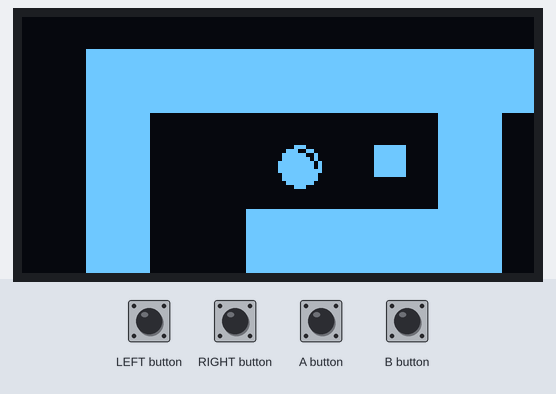
Recording of a sketch running on a simulated Arduboy, built with avr-gcc and run on an emulated ATmega32U4. Parts: 128×64 one-colour display. Wiring (inferred from the names in the program): MPU-6050 motion sensor at I2C address 0x68. Inputs (shaded band) come from the test bench.

Above: at 1.2 s.
1.3 s: LEFT button pressed for 0.15 s
At 1.37 s:
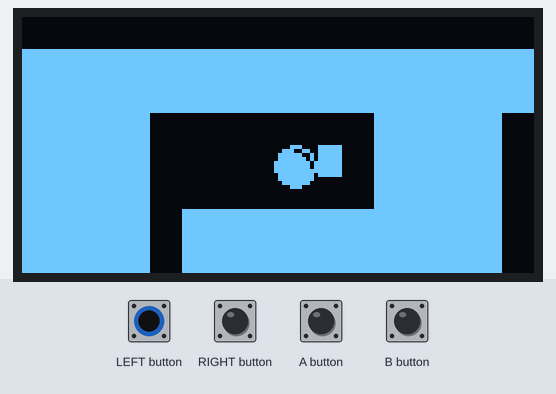
2.0 s: LEFT button pressed for 1 s
At 3.0 s:
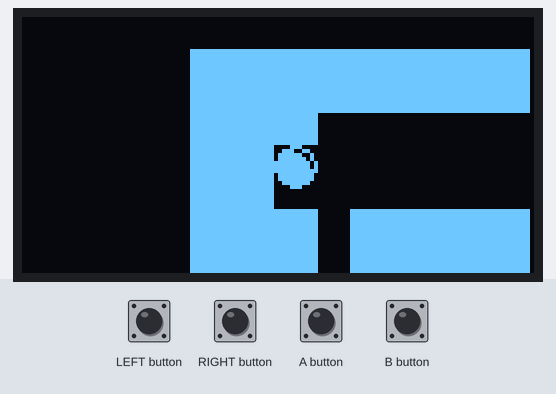
3.6 s: RIGHT button pressed for 0.15 s
At 3.73 s:
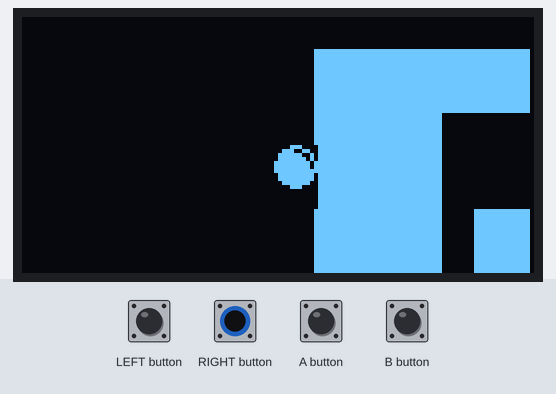
4.3 s: RIGHT button pressed for 1 s
At 5.28 s:
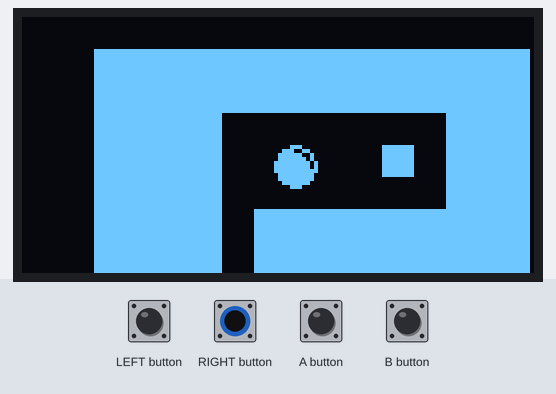

Measured:
- after the input at 1.3 s, the display: first changes at once (image 1 shows a later state)

The sketch:

maze_game_test.ino
```cpp
//#define GRAYSCALE
//#define USEMOTION

#ifdef GRAYSCALE
#define ABG_IMPLEMENTATION
#include "ArduboyG.h"
ArduboyG a;
#else
#include <Arduboy2.h>
Arduboy2 a;
#endif

#include <Wire.h>

#define TILTMAX 16
#define MAPWIDTH 32
#define MAPHEIGHT 19

const int MPU = 0x68; // MPU6050 I2C address
float x, y = 0;

float pitchOffset = 0;
float rollOffset = 0;

float ballX = 64;
float ballY = 32;
float velocityX = 0;
float velocityY = 0;

int frameNumber = 0;
const float dampingFactor = 0.95; // Damping factor to decay speed

int offsetX, offsetY = 0;
uint8_t tileSize = 8;
uint8_t tilesX, tilesY;

const uint8_t all_levels[] PROGMEM = {
0,0,0,0,0,0,0,0,0,0,0,0,0,0,0,0,0,0,0,0,0,0,0,0,0,0,0,0,0,0,0,0,
0,0,1,1,1,1,1,1,1,1,1,1,1,1,1,1,1,1,1,1,1,1,1,1,1,1,1,1,1,1,0,0,
0,0,1,1,1,1,1,1,1,1,1,1,1,1,1,1,1,1,1,1,1,1,1,1,1,1,1,1,1,1,0,0,
0,0,1,1,0,0,0,0,0,0,0,0,0,1,1,0,0,0,0,0,0,0,0,0,0,0,0,0,1,1,0,0,
0,0,1,1,0,0,0,0,0,0,0,3,0,1,1,0,0,0,0,0,0,0,0,0,0,0,0,0,1,1,0,0,
0,0,1,1,0,0,0,0,0,0,0,0,0,1,1,0,0,0,0,0,0,0,0,0,0,0,0,0,1,1,0,0,
0,0,1,1,0,0,0,1,1,1,1,1,1,1,1,0,0,0,1,1,1,1,1,1,1,0,0,0,1,1,0,0,
0,0,1,1,0,0,0,1,1,1,1,1,1,1,1,0,0,0,1,1,1,1,1,1,1,0,0,0,1,1,0,0,
0,0,1,1,0,0,0,1,1,1,1,1,1,1,1,0,0,0,1,1,1,1,1,1,1,0,0,0,1,1,0,0,
0,0,1,1,0,0,0,0,0,0,0,0,0,0,0,0,0,0,1,1,1,0,0,0,0,0,0,0,1,1,0,0,
0,0,1,1,0,0,0,0,0,0,0,0,0,0,0,0,0,0,1,1,1,0,0,0,0,0,0,0,1,1,0,0,
0,0,1,1,0,0,0,0,0,0,0,0,0,0,0,0,0,0,1,1,1,0,0,0,0,0,0,0,1,1,0,0,
0,0,1,1,1,1,1,1,1,1,1,1,1,1,1,1,1,1,1,1,1,0,0,0,1,1,1,1,1,1,0,0,
0,0,1,1,1,1,1,1,1,1,1,1,1,1,1,1,1,1,1,1,1,0,0,0,1,1,1,1,1,1,0,0,
0,0,1,1,0,0,0,0,0,0,0,0,0,0,0,0,0,0,0,0,0,0,0,0,1,0,0,0,1,1,0,0,
0,0,1,1,0,2,0,0,0,0,0,0,0,0,0,0,0,0,0,0,0,0,0,0,1,0,0,0,1,1,0,0,
0,0,1,1,0,0,0,0,0,0,0,0,0,0,0,0,0,0,0,0,0,0,0,0,1,0,0,0,1,1,0,0,
0,0,1,1,1,1,1,1,1,1,1,1,1,1,1,1,1,1,1,1,1,1,1,1,1,1,1,1,1,1,0,0,
0,0,1,1,1,1,1,1,1,1,1,1,1,1,1,1,1,1,1,1,1,1,1,1,1,1,1,1,1,1,0,0,
0,0,0,0,0,0,0,0,0,0,0,0,0,0,0,0,0,0,0,0,0,0,0,0,0,0,0,0,0,0,0,0,
};

const uint8_t ball[] PROGMEM = {
11, 11,
0x70, 0xfc, 0xfe, 0xfe, 0xff, 0xfd, 0xfd, 0xfa, 0xf2, 0xcc, 0x70,
0x00, 0x01, 0x03, 0x03, 0x07, 0x07, 0x07, 0x03, 0x03, 0x01, 0x00,
};


void setup() {

  a.begin();

#ifdef GRAYSCALE
  a.startGray();
#endif

  tilesX = a.width() / tileSize;
  tilesY = a.height() / tileSize;

  power_twi_enable(); // Enable TWI (I2C) power
  Wire.begin();
  Wire.setClock(400000);
  Wire.beginTransmission(MPU);
  Wire.write(0x6B); // PWR_MGMT_1 register
  Wire.write(0);    // set to zero (wakes up the MPU-6050)
  Wire.endTransmission(true);

  // Configure the gyroscope
  Wire.beginTransmission(MPU);
  Wire.write(0x1B); // GYRO_CONFIG register
  Wire.write(0x18); // set +/- 2000 degrees/sec
  Wire.endTransmission(true);

  // Configure the accelerometer
  Wire.beginTransmission(MPU);
  Wire.write(0x1C); // ACCEL_CONFIG register
  Wire.write(0x18); // set +/- 16g
  Wire.endTransmission(true);

  calibrateMPU();
}

void loop() {
  if(!a.nextFrame()) return;
  if(++frameNumber == 3) frameNumber = 0;

  if(frameNumber == 0) {
    readMPU();
    y -= pitchOffset;
    if(y> TILTMAX)y= TILTMAX;
    if(y<-TILTMAX)y=-TILTMAX;
    x -= rollOffset;
    if(x> TILTMAX)x= TILTMAX;
    if(x<-TILTMAX)x=-TILTMAX;
  }

  if(frameNumber == 1) {
    // Update velocity based on joystick values
    velocityX += x * 0.0125;
    velocityY += y * 0.0125;

    // Apply damping to velocity
    velocityX *= dampingFactor;
    velocityY *= dampingFactor;

    // Update ball position based on velocity
    ballX += velocityX;
    ballY += velocityY;

    // Check for collision with screen edges and reverse velocity
    if (ballX <= 0 || ballX >= ((MAPWIDTH * tileSize) - 1)) {
      velocityX = -velocityX;
      ballX = constrain(ballX, 0, (MAPWIDTH * tileSize) - 1);
    }
    if (ballY <= 0 || ballY >= ((MAPHEIGHT * tileSize) - 1)) {
      velocityY = -velocityY;
      ballY = constrain(ballY, 0, (MAPHEIGHT * tileSize) - 1);
    }

    // Update offsets to account for the screen's center position
    offsetX = ballX - (a.width() / 2);
    offsetY = ballY - (a.height() / 2);
  }

  // Draw the maze with adjusted offsets
  drawMaze();

  // Draw the ball relative to the screen center
  int ballScreenX = -offsetX + ballX;
  int ballScreenY = -offsetY + ballY;
  Sprites::drawOverwrite(ballScreenX, ballScreenY, ball, 0);

#ifndef GRAYSCALE
a.display();
#endif
}


void drawTile(int x, int y, int color) {
  // Check if tile is within screen bounds
  if(x < -8 || x > 127 || y < -8 || y > 63) return;

  // Determine the clipping of the tile
  int tsx = 8, tsy = 8;
  if(x < 0) { tsx += x; x = 0; }
  if(x > 120) tsx = 127 - x;
  if(y < 0) { tsy += y; y = 0; }
  if(y > 56) tsy = 63 - y;

  // Draw the tile
#ifdef GRAYSCALE
  a.fillRect(x, y, tsx, tsy, color);
#else
  a.fillRect(x, y, tsx, tsy, color);
#endif
}

void drawMaze() {
#ifndef GRAYSCALE
a.clear();
#endif
  int startX = max(0, (offsetX / tileSize));
  int endX = min(31, (offsetX + 128) / tileSize);
  int startY = max(0, (offsetY / tileSize));
  int endY = min(19, (offsetY + 64) / tileSize);

  for (int y1 = startY; y1 <= endY; y1++) {
    int y2 = y1 * tileSize;
    int ty = y2 - offsetY + y;
    for (int x1 = startX; x1 <= endX; x1++) {
      int x2 = x1 * tileSize;
      int tx = x2 - offsetX + x;
      uint8_t tile = pgm_read_byte(&all_levels[x1 + 32 * y1]);
      if(tile != 0){
        drawTile(tx, ty, 1);
      }
    }
  }

  for (int y1 = startY; y1 <= endY; y1++) {
    int y2 = y1 * tileSize;
    int ty = y2 - offsetY;
    for (int x1 = startX; x1 <= endX; x1++) {
      int x2 = x1 * tileSize;
      int tx = x2 - offsetX;
      uint8_t tile = pgm_read_byte(&all_levels[x1 + 32 * y1]);
      if(tile != 0){
        drawTile(tx, ty, 3);
      }
    }
  }
}


void readMPU() {

#ifndef USEMOTION
  int ballSpeed = TILTMAX;
  x = 0;
  if(a.pressed(RIGHT_BUTTON)){ x = ballSpeed; }
  if(a.pressed(LEFT_BUTTON)){ x = -ballSpeed; }
  y = 0;
  if(a.pressed(UP_BUTTON)){ y = -ballSpeed; }
  if(a.pressed(DOWN_BUTTON)){ y = ballSpeed; }
  return;
#endif

  Wire.beginTransmission(MPU);
  Wire.write(0x3B); // starting with register 0x3B (ACCEL_XOUT_H)
  Wire.endTransmission(false);
  Wire.requestFrom(MPU, 6, true); // request a total of 14 registers

  int16_t AcX = Wire.read() << 8 | Wire.read(); // 0x3B (ACCEL_XOUT_H) & 0x3C (ACCEL_XOUT_L)
  int16_t AcY = Wire.read() << 8 | Wire.read(); // 0x3D (ACCEL_YOUT_H) & 0x3E (ACCEL_YOUT_L)
  int16_t AcZ = Wire.read() << 8 | Wire.read(); // 0x3F (ACCEL_ZOUT_H) & 0x40 (ACCEL_ZOUT_L)
/*
  Wire.read(); Wire.read(); // Skip temperature registers
  Wire.read(); Wire.read(); // Skip Gyro
  Wire.read(); Wire.read(); // Skip Gyro
  Wire.read(); Wire.read(); // Skip Gyro
*/
  // Convert raw values to degrees/second for gyroscope and g for accelerometer
  float ax = AcX / 16384.0;
  float ay = AcY / 16384.0;
  float az = AcZ / 16384.0;

  // Calculate pitch and roll using accelerometer data
  float pitch = atan2(ay, az) * 180 / PI;
  float roll = atan2(-ax, sqrt(ay * ay + az * az)) * 180 / PI;

  y = pitch/4;
  x = roll/4;
}

void calibrateMPU() {

#ifdef USEMOTION

#ifndef GRAYSCALE
a.clear();
#endif

  while (!a.pressed(A_BUTTON)){
    if(a.nextFrame()){
      a.clear();
      a.print(F("Press A to calibrate"));
#ifndef GRAYSCALE
a.display();
#endif
    }
  }

  for (int t = 5; t > 0; t--) {
    int st = millis();
    while(millis() < st+1000){
      if(a.nextFrame()){
        a.clear();
        a.print(t);
#ifndef GRAYSCALE
a.display();
#endif
      }
    }
  }
  readMPU();
  pitchOffset = y;
  rollOffset = x;

#endif

}
```
